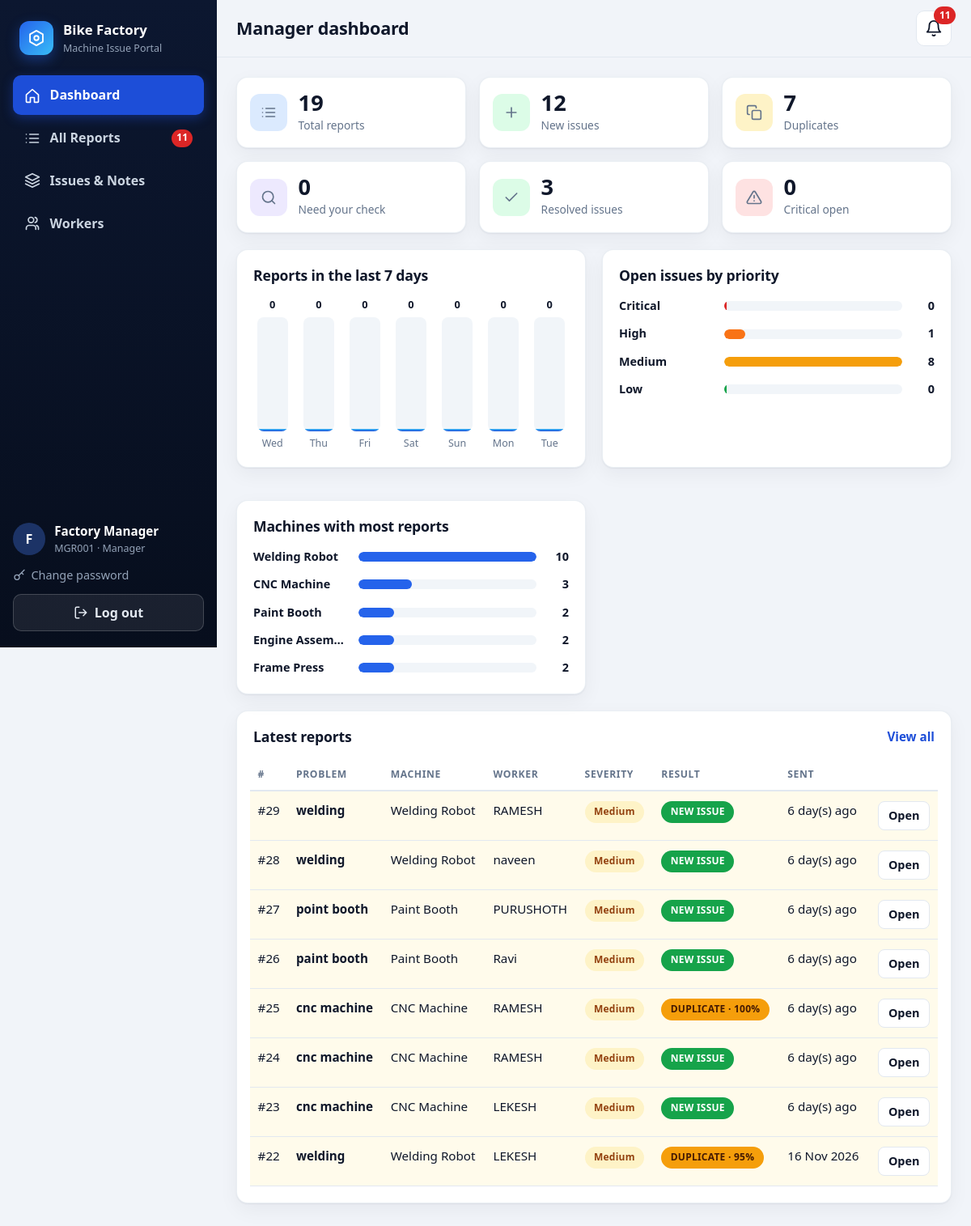
The page /manager/ (signed in) on the database its author committed.
### app/models.py (models this page shows, shortened)
class User(UserMixin, db.Model):
    __tablename__ = "users"
    id = db.Column(db.Integer, primary_key=True)
    employee_id = db.Column(db.String(30), unique=True, nullable=False, index=True)
    name = db.Column(db.String(80), nullable=False)
    role = db.Column(db.String(10), nullable=False, index=True)  # "manager" or "worker"
    password_hash = db.Column(db.String(255), nullable=False)
    active = db.Column("is_active", db.Boolean, nullable=False, default=True)
    failed_attempts = db.Column(db.Integer, nullable=False, default=0)
    locked_until = db.Column(db.DateTime)
    last_login = db.Column(db.DateTime)
    created_at = db.Column(db.DateTime, default=datetime.now)
    @property
    def is_active(self):  # used by Flask-Login
        return bool(self.active)

class Machine(db.Model):
    __tablename__ = "machines"
    id = db.Column(db.Integer, primary_key=True)
    machine_code = db.Column(db.String(30), unique=True, nullable=False)
    name = db.Column(db.String(80), nullable=False)
    department = db.Column(db.String(60), nullable=False)

class Report(db.Model):
    __tablename__ = "reports"
    id = db.Column(db.Integer, primary_key=True)
    worker_id = db.Column(db.Integer, db.ForeignKey("users.id"), nullable=False, index=True)
    machine_id = db.Column(db.Integer, db.ForeignKey("machines.id"), nullable=False, index=True)
    title = db.Column(db.String(120), nullable=False)
    message = db.Column(db.Text, nullable=False)
    severity = db.Column(db.String(10), nullable=False, default="Medium")
    status = db.Column(db.String(15), nullable=False, default="Pending", index=True)
    photo_path = db.Column(db.String(80))
    match_status = db.Column(db.String(10), nullable=False, default="new", index=True)
    duplicate_of_id = db.Column(db.Integer, db.ForeignKey("reports.id"))
    similarity_score = db.Column(db.Float)
    manager_reviewed = db.Column(db.Boolean, nullable=False, default=False)
    seen_by_manager = db.Column(db.Boolean, nullable=False, default=False, index=True)
    issue_id = db.Column(db.Integer, db.ForeignKey("issues.id"), index=True)
    created_at = db.Column(db.DateTime, default=datetime.now, index=True)
    updated_at = db.Column(db.DateTime, default=datetime.now, onupdate=datetime.now)
    worker = db.relationship("User", backref=db.backref("reports", lazy="dynamic"))
    machine = db.relationship("Machine", backref="reports")
    duplicate_of = db.relationship("Report", remote_side=[id], foreign_keys=[duplicate_of_id])

### app/manager.py (the view)
@bp.route("/")
def dashboard():
    stats = {
        "total": Report.query.count(),
        "new": Report.query.filter_by(match_status="new").count(),
        "duplicate": Report.query.filter_by(match_status="duplicate").count(),
        "review": Report.query.filter_by(match_status="possible").count(),
        "open_issues": Issue.query.filter(Issue.status != "Resolved").count(),
        "resolved": Issue.query.filter_by(status="Resolved").count(),
        "critical": Issue.query.filter(Issue.status != "Resolved", Issue.priority == "Critical").count(),
    }
    today = date.today()
    week = []
    for back in range(6, -1, -1):
        day = today - timedelta(days=back)
        start = datetime.combine(day, time.min)
        count = Report.query.filter(Report.created_at >= start, Report.created_at < start + timedelta(days=1)).count()
        week.append((day.strftime("%a"), count))
    by_machine = (
        db.session.query(Machine.name, func.count(Report.id))
        .join(Report, Report.machine_id == Machine.id)
        .group_by(Machine.id)
        .order_by(func.count(Report.id).desc())
        .limit(5)
        .all()
    )
    by_priority = dict(
        db.session.query(Issue.priority, func.count(Issue.id))
        .filter(Issue.status != "Resolved")
        .group_by(Issue.priority)
        .all()
    )
    priority_bars = _bars([(p, by_priority.get(p, 0)) for p in reversed(SEVERITIES)])
    needs_review = Report.query.filter_by(match_status="possible").order_by(Report.created_at.desc()).limit(5).all()
    recent = Report.query.order_by(Report.created_at.desc()).limit(8).all()
    return render_template(
        "manager/dashboard.html",
        stats=stats,
        week=_bars(week),
        machine_bars=_bars([(name, count) for name, count in by_machine]),
        priority_bars=priority_bars,
        needs_review=needs_review,
        recent=recent,
    )

### app/manager.py (called while the page is built)
@bp.before_request
def guard():
    if not current_user.is_authenticated:
        return login_manager.unauthorized()
    if current_user.role != "manager":
        abort(403)

def _bars(pairs):
    biggest = max([count for _, count in pairs] + [1])
    return [(label, count, round(count * 100 / biggest)) for label, count in pairs]

### app/models.py (called while the page is built)
@login_manager.user_loader
def load_user(user_id):
    user = db.session.get(User, int(user_id))
    return user if user and user.is_active else None

### app/templates/manager/dashboard.html (shortened to what this page needs)
{% extends 'base.html' %}
{% from '_macros.html' import icon, sev, status, match_badge %}
{% block page_title %}Manager dashboard{% endblock %}
{% block content %}
<section class="stats stats-6">
  <a class="stat stat-link" href="{{ url_for('manager.reports') }}"><span class="stat-icon tone-blue">{{ icon('list') }}</span><div><strong>{{ stats.total }}</strong><span>Total reports</span></div></a>
  <a class="stat stat-link" href="{{ url_for('manager.reports', match='new') }}"><span class="stat-icon tone-green">{{ icon('plus') }}</span><div><strong>{{ stats.new }}</strong><span>New issues</span></div></a>
  <a class="stat stat-link" href="{{ url_for('manager.reports', match='duplicate') }}"><span class="stat-icon tone-amber">{{ icon('copy') }}</span><div><strong>{{ stats.duplicate }}</strong><span>Duplicates</span></div></a>
  <a class="stat stat-link" href="{{ url_for('manager.reports', match='possible') }}"><span class="stat-icon tone-violet">{{ icon('search') }}</span><div><strong>{{ stats.review }}</strong><span>Need your check</span></div></a>
  <a class="stat stat-link" href="{{ url_for('manager.issues', status='Resolved') }}"><span class="stat-icon tone-green">{{ icon('check') }}</span><div><strong>{{ stats.resolved }}</strong><span>Resolved issues</span></div></a>
  <a class="stat stat-link" href="{{ url_for('manager.issues', priority='Critical') }}"><span class="stat-icon tone-red">{{ icon('alert') }}</span><div><strong>{{ stats.critical }}</strong><span>Critical open</span></div></a>
</section>
<div class="grid-3">
  <section class="card">
    <div class="card-head"><h2>Reports in the last 7 days</h2></div>
    <div class="col-chart">
      {% for label, count, pct in week %}
      <div class="col"><span class="col-num">{{ count }}</span><span class="col-bar"><i style="height: {{ pct }}%"></i></span><span class="col-label">{{ label }}</span></div>
      {% endfor %}
    </div>
  </section>
  <section class="card">
    <div class="card-head"><h2>Open issues by priority</h2></div>
    <div class="hbars">
      {% for label, count, pct in priority_bars %}
      <div class="hbar"><span class="hbar-label">{{ label }}</span><span class="hbar-track"><i class="fill-{{ label|lower }}" style="width: {{ pct }}%"></i></span><span class="hbar-num">{{ count }}</span></div>
      {% endfor %}
    </div>
  </section>
  <section class="card">
    <div class="card-head"><h2>Machines with most reports</h2></div>
    {% if machine_bars %}
    <div class="hbars">
      {% for label, count, pct in machine_bars %}
      <div class="hbar"><span class="hbar-label">{{ label }}</span><span class="hbar-track"><i class="fill-blue" style="width: {{ pct }}%"></i></span><span class="hbar-num">{{ count }}</span></div>
      {% endfor %}
    </div>
    {% else %}<p class="muted">No reports yet.</p>{% endif %}
  </section>
</div>
<section class="card">
  <div class="card-head"><h2>Latest reports</h2><a class="link" href="{{ url_for('manager.reports') }}">View all</a></div>
  {% if recent %}
  <div class="table-wrap">
    <table class="table stack">
      <thead><tr><th>#</th><th>Problem</th><th>Machine</th><th>Worker</th><th>Severity</th><th>Result</th><th>Sent</th><th></th></tr></thead>
      <tbody>
        {% for r in recent %}
        <tr class="{{ 'unseen' if not r.seen_by_manager }}">
          <td data-label="Report">#{{ r.id }}</td>
          <td data-label="Problem"><strong>{{ r.title }}</strong></td>
          <td data-label="Machine">{{ r.machine.name }}</td>
          <td data-label="Worker">{{ r.worker.name }}</td>
          <td data-label="Severity">{{ sev(r.severity) }}</td>
          <td data-label="Result">{{ match_badge(r) }}</td>
          <td data-label="Sent" class="nowrap" title="{{ r.created_at|dt }}">{{ r.created_at|ago }}</td>
          <td class="row-action"><a class="btn btn-ghost btn-sm" href="{{ url_for('manager.report_detail', rid=r.id) }}">Open</a></td>
        </tr>
        {% endfor %}
      </tbody>
    </table>
  </div>
  {% else %}
  <div class="empty">{{ icon('note', 40) }}<p>No reports yet. They will appear here when workers send them.</p></div>
  {% endif %}
</section>
{% endblock %}

### app/templates/base.html (shortened to what this page needs)
{% from '_macros.html' import icon %}<!doctype html>
<html lang="en">
<head>
  <link rel="stylesheet" href="{{ url_for('static', filename='css/style.css') }}">
</head>
<body class="{% block body_class %}{% endblock %}"
      data-role="{{ current_user.role if current_user.is_authenticated else '' }}"
      data-poll="{{ url_for('manager.notifications') if current_user.is_authenticated and current_user.role == 'manager' else '' }}">
{% if current_user.is_authenticated %}
{% set ep = request.endpoint or '' %}
<div class="app">
  <aside class="sidebar" id="sidebar">
    <a class="brand" href="{{ url_for('main.home') }}">
      <span class="logo">{{ icon('nut', 22) }}</span>
      <span class="brand-text"><strong>Bike Factory</strong><small>Machine Issue Portal</small></span>
    </a>
    <nav class="nav" aria-label="Main menu">
      {% if current_user.role == 'manager' %}
      <a class="{{ 'active' if ep == 'manager.dashboard' }}" href="{{ url_for('manager.dashboard') }}">{{ icon('home') }}<span>Dashboard</span></a>
      <a class="{{ 'active' if ep in ('manager.reports', 'manager.report_detail') }}" href="{{ url_for('manager.reports') }}">{{ icon('list') }}<span>All Reports</span>{% if unseen_count %}<em class="nav-badge" data-unseen>{{ unseen_count }}</em>{% else %}<em class="nav-badge hidden" data-unseen>0</em>{% endif %}</a>
      <a class="{{ 'active' if ep in ('manager.issues', 'manager.issue_detail') }}" href="{{ url_for('manager.issues') }}">{{ icon('layers') }}<span>Issues &amp; Notes</span></a>
      <a class="{{ 'active' if ep.startswith('manager.worker') }}" href="{{ url_for('manager.workers') }}">{{ icon('users') }}<span>Workers</span></a>
      {% endif %}
    </nav>
    <div class="sidebar-foot">
      <div class="user-chip">
        <span class="avatar">{{ current_user.name[:1]|upper }}</span>
        <span><strong>{{ current_user.name }}</strong><small>{{ current_user.employee_id }} · {{ current_user.role|capitalize }}</small></span>
      </div>
      <a class="nav-link-small" href="{{ url_for('auth.change_password') }}">{{ icon('key', 16) }} Change password</a>
      <form method="post" action="{{ url_for('auth.logout') }}">
        <button class="btn btn-ghost-light btn-block" type="submit">{{ icon('logout', 18) }} Log out</button>
      </form>
    </div>
  </aside>
  <div class="main">
    <header class="topbar">
      <h1 class="page-title">{% block page_title %}{{ app_name }}{% endblock %}</h1>
      {% if current_user.role == 'manager' %}
      <a class="icon-btn bell" href="{{ url_for('manager.reports', unseen=1) }}" aria-label="New reports" title="New reports">
        {{ icon('bell', 22) }}<em class="bell-count {{ 'hidden' if not unseen_count }}" id="bell-count" data-unseen>{{ unseen_count }}</em>
      </a>
      {% endif %}
    </header>
    <main class="content">
      {% block content %}{% endblock %}
    </main>
  </div>
</div>
{% endif %}
</body>
</html>

### app/templates/_macros.html (shortened to what this page needs)
{% macro sev(value) -%}
<span class="badge sev-{{ value|lower }}">{{ value }}</span>
{%- endmacro %}
{% macro match_badge(r) -%}
{%- if r.match_status == 'duplicate' -%}
<span class="badge m-dup">DUPLICATE{% if r.similarity_score %} · {{ r.similarity_score|pct }}{% endif %}</span>
{%- elif r.match_status == 'possible' -%}
<span class="badge m-possible">POSSIBLE DUPLICATE · {{ r.similarity_score|pct }}</span>
{%- else -%}
<span class="badge m-new">NEW ISSUE</span>
{%- endif -%}
{%- endmacro %}

### rows shown on the page
User: name "F", name "Factory Manager", employee_id "MGR001", role "Manager", is_active True (drawn)
Machine: name "Welding Robot", {{ pct }} 100 (drawn), count "10"
Machine: name "CNC Machine", {{ pct }} 30 (drawn), id "3"
Machine: name "Paint Booth", {{ pct }} 20 (drawn), id "2"
Machine: name "Engine Assem…", {{ pct }} 20 (drawn), count "2"
Machine: name "Frame Press", {{ pct }} 20 (drawn), count "2"
Report: id "29", title "welding", machine.name "Welding Robot", worker.name "RAMESH", severity "Medium", match_status "NEW ISSUE", created_at|ago "6 day(s) ago"
Report: id "28", title "welding", machine.name "Welding Robot", worker.name "naveen", severity "Medium", match_status "NEW ISSUE", created_at|ago "6 day(s) ago"
Report: id "27", title "point booth", machine.name "Paint Booth", worker.name "PURUSHOTH", severity "Medium", match_status "NEW ISSUE", created_at|ago "6 day(s) ago"
Report: id "26", title "paint booth", machine.name "Paint Booth", worker.name "Ravi", severity "Medium", match_status "NEW ISSUE", created_at|ago "6 day(s) ago"
Report: id "25", title "cnc machine", machine.name "CNC Machine", worker.name "RAMESH", severity "Medium", similarity_score|pct "100%", created_at|ago "6 day(s) ago"
Report: id "24", title "cnc machine", machine.name "CNC Machine", worker.name "RAMESH", severity "Medium", match_status "NEW ISSUE", created_at|ago "6 day(s) ago"
Report: id "23", title "cnc machine", machine.name "CNC Machine", worker.name "LEKESH", severity "Medium", match_status "NEW ISSUE", created_at|ago "6 day(s) ago"
Report: id "22", title "welding", machine.name "Welding Robot", worker.name "LEKESH", severity "Medium", similarity_score|pct "95%", created_at|ago "16 Nov 2026"

### other values the page prints
{{ unseen_count }} "11"
{{ stats.total }} "19"
{{ stats.new }} "12"
{{ stats.duplicate }} "7"
{{ stats.review }} "0"
{{ stats.resolved }} "3"
{{ stats.critical }} "0"
{{ count }} "0" "0" "0" "0" "0" "0" "0"
{{ label }} "Wed" "Thu" "Fri" "Sat" "Sun" "Mon" "Tue"
{{ label }} "Critical" "High" "Medium" "Low"
{{ count }} "0" "1" "8" "0"
